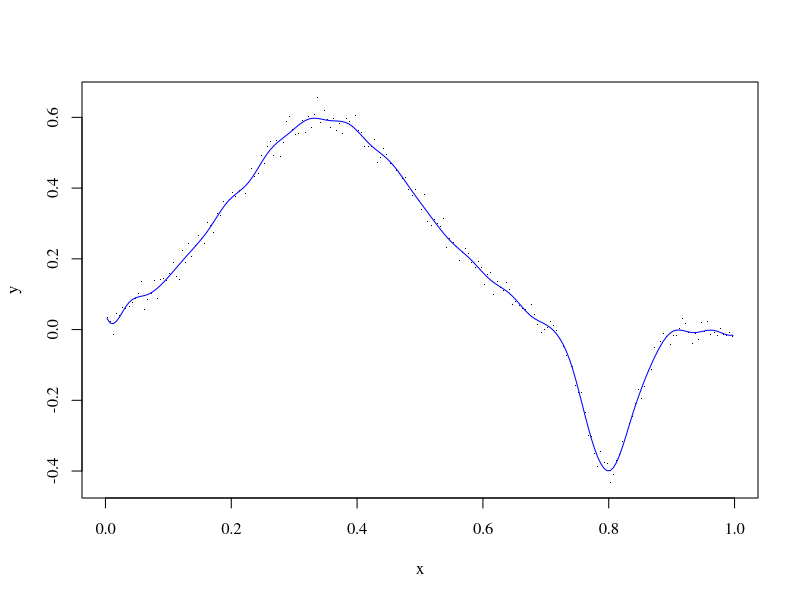

Write R code to recreate this figure. (Note: this script raises an error after producing the figure.)
par(family = 'serif')
setwd("/Users/mikhailgaerlan/Box Sync/Education/UC Davis/2016-2017 Spring/STA 243 Computational Statistics/Assignments/Assignment 4")
rm(list=ls())
set.seed(0517)

phi = function(u){
  return(exp(-u^2/2)/sqrt(2*pi))
}

f = function(x){
  return(1.5*phi((x-0.35)/0.15)-phi((x-0.8)/0.04))
}

smoothingmatrix = function(x,y){
  
}

aicc = function(lambda,x,y){
  X = array(0,c(n,p+1+k))
  for(i in 1:(p+1)){
    for(j in 1:n){
      X[j,i] = x[j]^(i-1)
    }
  }
  for(i in 1:k){
    for(j in 1:n){
      X[j,p+1+i] = (max(c((x[j]-knots[i]),0)))^p
    }
  }
  
  D = diag(c(0*(1:(p+1)),0*(1:k)+1))
  hlambda = X %*% (solve((t(X) %*% X)+lambda*D) %*% t(X))
  fhatlambda = hlambda %*% y
  
  n = length(x)
  tr = sum(diag(hlambda))
  norm = sum((y-fhatlambda)^2)
  return(log(norm)+2*(tr+1)/(n-tr-2))
}

# Parameter Values
p = 3
n = 200
j = 1
k = 30

# Data generation
x = (1:200-0.5)/n
knots = min(x) + 1:k*(max(x)-min(x))/(k+1)
sigma = 0.02 + 0.04*(j-1)^2
epsilon = rnorm(n,0,1)
y = f(x) + sigma*epsilon
plot(x,y,pch=".")

# Spline Regression
X = array(0,c(n,p+1+k))
for(i in 1:(p+1)){
  for(j in 1:n){
    X[j,i] = x[j]^(i-1)
  }
}
for(i in 1:k){
  for(j in 1:n){
    X[j,p+1+i] = (max(c((x[j]-knots[i]),0)))^p
  }
}
fhat = (X %*% (solve(t(X) %*% X) %*% t(X))) %*% y
print(aicc(0,x,y))
lines(x,fhat,col="blue")

# Penalized Spline Regression
lambda = 0
minlambda = nlm(aicc(lambda,x,y),c(lambda))
lambda = minlambda$estimate
D = diag(c(0*(1:(p+1)),0*(1:k)+1))
hlambda = X %*% (solve((t(X) %*% X)+lambda*D) %*% t(X))
fhatlambda = hlambda %*% y
print(aicc(lambda,x,y))
lines(x,fhatlambda,col="red")

D = diag(c(0*(1:(p+1)),0*(1:k)+1))
hlambda = X %*% (solve((t(X) %*% X)+0.000000000001*D) %*% t(X))
fhatlambda = hlambda %*% y
print(aicc(0.000000000001,x,y))
lines(x,fhatlambda,col="green")
